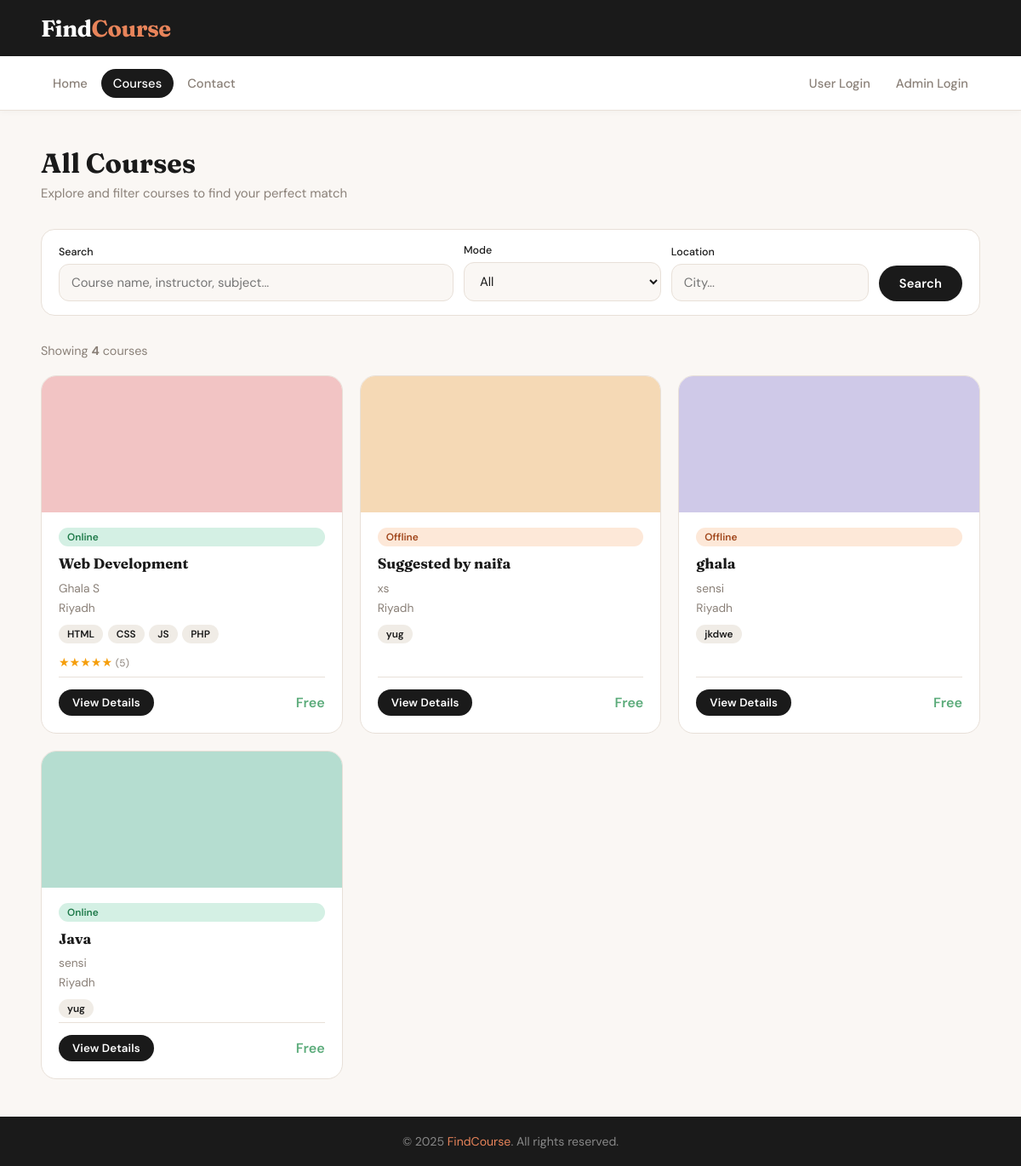
The page /all_courses.php on the database its author committed.
### tables this page shows
CREATE TABLE `courses` (
  `id` int(11) NOT NULL,
  `course_name` varchar(255) NOT NULL,
  `course_description` text DEFAULT NULL,
  `course_subjects` varchar(255) DEFAULT NULL,
  `course_location` varchar(255) DEFAULT NULL,
  `course_mode` enum('Online','Offline') DEFAULT 'Offline',
  `instructor_name` varchar(255) DEFAULT NULL,
  `instructor_contact` varchar(255) DEFAULT NULL,
  `course_start_date` date DEFAULT NULL,
  `course_end_date` date DEFAULT NULL,
  `course_rating` float DEFAULT 0,
  `course_price` decimal(10,2) DEFAULT 0,
  `image` varchar(255) DEFAULT NULL
);

### all_courses.php (the view, shortened to what this page needs)
<?php
include('includes/header.php');
$search = isset($_GET['search']) ? mysqli_real_escape_string($conn, trim($_GET['search'])) : '';
$location_filter = isset($_GET['location']) ? mysqli_real_escape_string($conn, trim($_GET['location'])) : '';
$where = [];
$where_sql = count($where) ? 'WHERE ' . implode(' AND ', $where) : '';
$result = mysqli_query($conn, "SELECT * FROM courses $where_sql ORDER BY id DESC");
$count = mysqli_num_rows($result);
?>
<main>
    <h1 class="page-title">All Courses</h1>
    <p class="page-subtitle">Explore and filter courses to find your perfect match</p>
    <form method="GET" class="search-bar">
        <div class="form-group" style="flex:2;min-width:200px;">
            <label> Search</label>
            <input type="text" name="search" placeholder="Course name, instructor, subject..." value="<?= htmlspecialchars($search) ?>">
        </div>
        <div class="form-group">
            <label> Mode</label>
            <select name="mode">
                <option value="">All</option>
            </select>
        </div>
        <div class="form-group">
            <label> Location</label>
            <input type="text" name="location" placeholder="City..." value="<?= htmlspecialchars($location_filter) ?>">
        </div>
        <div style="display:flex;gap:8px;align-items:flex-end;">
            <button type="submit" class="btn btn-primary">Search</button>
        </div>
    </form>
    <p style="color:var(--text-muted);margin-bottom:20px;font-size:0.9rem;">
        Showing <strong><?= $count ?></strong> course<?= $count !== 1 ? 's' : '' ?>
    </p>
    <?php if ($count === 0): ?>
        <div style="text-align:center;padding:80px 20px;color:var(--text-muted);">
            <div style="font-size:3rem;margin-bottom:16px;">🔍</div>
            <h3>No courses found</h3>
            <p>Try adjusting your search or filters.</p>
            <a href="all_courses.php" class="btn btn-primary" style="margin-top:16px;">View All Courses</a>
        </div>
    <?php else: ?>
    <div class="course-grid">
        <?php while ($course = mysqli_fetch_assoc($result)):
            $stars = round($course['course_rating']);
            $star_html = str_repeat('★', $stars) . str_repeat('☆', 5 - $stars);
        ?>
        <div class="course-card">
            <div class="course-card-top">
            </div>
            <div class="course-card-body">
                <span class="badge <?= $course['course_mode'] === 'Online' ? 'badge-online' : 'badge-offline' ?>">
                    <?= $course['course_mode'] ?>
                </span>
                <h3><?= htmlspecialchars($course['course_name']) ?></h3>
                <p> <?= htmlspecialchars($course['instructor_name']) ?></p>
                <p> <?= htmlspecialchars($course['course_location']) ?></p>
                <?php if (!empty($course['course_subjects'])): ?>
                    <p style="margin-top:4px;">
                        <?php foreach (explode(',', $course['course_subjects']) as $s): ?>
                            <span class="badge badge-primary" style="margin:2px 2px 0 0;"><?= htmlspecialchars(trim($s)) ?></span>
                        <?php endforeach; ?>
                    </p>
                <?php endif; ?>
                <?php if ($course['course_rating'] > 0): ?>
                    <div class="stars" style="margin-top:8px;"><?= $star_html ?> <small style="color:var(--text-muted)">(<?= $course['course_rating'] ?>)</small></div>
                <?php endif; ?>
                <div class="card-footer">
                    <a href="course_details.php?id=<?= $course['id'] ?>" class="btn btn-primary btn-sm">View Details</a>
                    <?php if (!empty($course['course_price']) && $course['course_price'] > 0): ?>
                        <span style="font-weight:700;color:var(--accent)">SAR <?= $course['course_price'] ?></span>
                    <?php else: ?>
                        <span style="font-weight:600;color:var(--success)">Free</span>
                    <?php endif; ?>
                </div>
            </div>
        </div>
        <?php endwhile; ?>
    </div>
    <?php endif; ?>
</main>
<?php include('includes/footer.php'); ?>

### css/styles.css (style rules this page uses)
:root { --primary: #1a1a1a; --primary-dark: #000000; --primary-light: #f0ece6; --accent: #e8845a; --accent-dark: #d4704a; --bg: #faf7f4; --white: #ffffff; --text: #1a1a1a; --text-muted: #8a8078; --border: #e8e0d8; --success: #5bab7a; --error: #d95f5f; --card-shadow: 0 2px 16px rgba(0,0,0,0.06); --nav-height: 64px; --card-pink: #f2c4c4; --card-peach: #f5d9b5; --card-lavender: #cfc9e8; --card-mint: #b5ddd0; --card-yellow: #f0e4a8; --card-blue: #b8d4e8; }
*, *::before, *::after { box-sizing: border-box; margin: 0; padding: 0; }
body { font-family: 'DM Sans', sans-serif; background-color: var(--bg); color: var(--text); min-height: 100vh; display: flex; flex-direction: column; }
main { flex: 1; padding: 44px 48px; }
.btn { display: inline-block; padding: 11px 24px; border-radius: 24px; font-weight: 600; font-size: 0.92rem; cursor: pointer; text-decoration: none; border: none; transition: all 0.18s; font-family: 'DM Sans', sans-serif; letter-spacing: 0.01em; }
.btn-primary { background: var(--primary); color: white; }
.btn-sm { padding: 7px 16px; font-size: 0.83rem; }
.course-grid { display: grid; grid-template-columns: repeat(auto-fill, minmax(280px, 1fr)); gap: 20px; }
.course-card { background: var(--white); border-radius: 18px; overflow: hidden; transition: transform 0.2s, box-shadow 0.2s; display: flex; flex-direction: column; border: 1.5px solid var(--border); }
.course-card-top { height: 160px; display: flex; align-items: center; justify-content: center; position: relative; overflow: hidden; }
.course-card:nth-child(6n+1) .course-card-top { background: var(--card-pink); }
.course-card:nth-child(6n+2) .course-card-top { background: var(--card-peach); }
.course-card:nth-child(6n+3) .course-card-top { background: var(--card-lavender); }
.course-card:nth-child(6n+4) .course-card-top { background: var(--card-mint); }
.course-card-body { padding: 18px 20px 20px; flex: 1; display: flex; flex-direction: column; }
.course-card h3 { font-family: 'Fraunces', serif; color: var(--text); margin-bottom: 8px; font-size: 1.05rem; line-height: 1.3; }
.course-card p { color: var(--text-muted); font-size: 0.86rem; margin-bottom: 5px; }
.badge { display: inline-block; padding: 3px 10px; border-radius: 20px; font-size: 0.74rem; font-weight: 600; margin-bottom: 10px; }
.badge-online { background: #d4f0e4; color: #1f7a4a; }
.badge-offline { background: #fde8d8; color: #a0451a; }
.badge-primary { background: var(--primary-light); color: var(--primary); }
.stars { color: #f59e0b; font-size: 0.88rem; margin-bottom: 8px; }
.card-footer { margin-top: auto; padding-top: 14px; border-top: 1px solid var(--border); display: flex; align-items: center; justify-content: space-between; }
.form-group { margin-bottom: 16px; }
.form-group label { display: block; font-weight: 500; margin-bottom: 6px; font-size: 0.88rem; color: var(--text); }
.form-group input, .form-group select, .form-group textarea { width: 100%; padding: 11px 14px; border: 1.5px solid var(--border); border-radius: 12px; font-size: 0.93rem; font-family: 'DM Sans', sans-serif; transition: border-color 0.18s, box-shadow 0.18s; background: var(--bg); color: var(--text); }
.page-title { font-family: 'Fraunces', serif; color: var(--primary); font-size: 2rem; margin-bottom: 6px; line-height: 1.15; }
.page-subtitle { color: var(--text-muted); margin-bottom: 32px; font-size: 0.93rem; }
.search-bar { display: flex; gap: 12px; flex-wrap: wrap; margin-bottom: 32px; background: white; padding: 16px 20px; border-radius: 16px; border: 1.5px solid var(--border); align-items: flex-end; }
.search-bar .form-group { margin-bottom: 0; flex: 1; min-width: 150px; }
.search-bar label { font-size: 0.78rem; }

### rows shown on the page
courses: course_mode "Online", course_name "Web Development", instructor_name "Ghala S", course_location "Riyadh", course_subjects "HTML", course_subjects "CSS", course_subjects "JS", course_subjects "PHP", course_rating "★★★★★", course_rating "5", course_price "Free"
courses: course_mode "Offline", course_name "Suggested by naifa", instructor_name "xs", course_location "Riyadh", course_subjects "yug", course_price "Free"
courses: course_mode "Offline", course_name "ghala", instructor_name "sensi", course_location "Riyadh", course_subjects "jkdwe", course_price "Free"
courses: course_mode "Online", course_name "Java", instructor_name "sensi", course_location "Riyadh", course_subjects "yug", course_price "Free"

### other values the page prints
$count "4"
